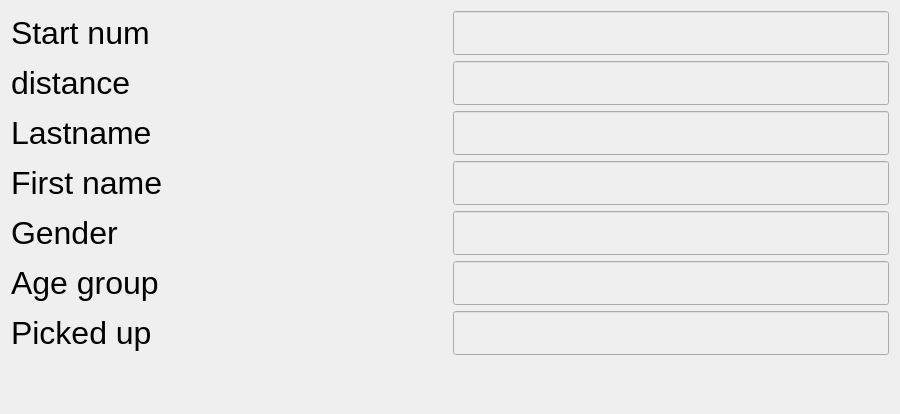
<?xml version="1.0" encoding="UTF-8"?>
<ui version="4.0">
 <class>Form</class>
 <widget class="QWidget" name="Form">
  <property name="windowModality">
   <enum>Qt::WindowModal</enum>
  </property>
  <property name="geometry">
   <rect>
    <x>0</x>
    <y>0</y>
    <width>900</width>
    <height>414</height>
   </rect>
  </property>
  <property name="windowTitle">
   <string>chip controll</string>
  </property>
  <property name="styleSheet">
   <string notr="true"/>
  </property>
  <layout class="QVBoxLayout" name="verticalLayout">
   <property name="sizeConstraint">
    <enum>QLayout::SetDefaultConstraint</enum>
   </property>
   <item>
    <layout class="QGridLayout" name="gridLayout">
     <item row="6" column="0">
      <widget class="QLabel" name="genderLabel">
       <property name="sizePolicy">
        <sizepolicy hsizetype="Expanding" vsizetype="Expanding">
         <horstretch>0</horstretch>
         <verstretch>0</verstretch>
        </sizepolicy>
       </property>
       <property name="font">
        <font>
         <pointsize>24</pointsize>
        </font>
       </property>
       <property name="text">
        <string>Gender</string>
       </property>
      </widget>
     </item>
     <item row="7" column="1">
      <widget class="QLineEdit" name="agegroupLineEdit">
       <property name="enabled">
        <bool>false</bool>
       </property>
       <property name="sizePolicy">
        <sizepolicy hsizetype="Expanding" vsizetype="Expanding">
         <horstretch>0</horstretch>
         <verstretch>0</verstretch>
        </sizepolicy>
       </property>
       <property name="font">
        <font>
         <pointsize>24</pointsize>
        </font>
       </property>
       <property name="styleSheet">
        <string notr="true">color: rgb(0, 0, 0);</string>
       </property>
      </widget>
     </item>
     <item row="0" column="0">
      <widget class="QLabel" name="startNumLabel">
       <property name="sizePolicy">
        <sizepolicy hsizetype="Expanding" vsizetype="Expanding">
         <horstretch>0</horstretch>
         <verstretch>0</verstretch>
        </sizepolicy>
       </property>
       <property name="font">
        <font>
         <pointsize>24</pointsize>
        </font>
       </property>
       <property name="text">
        <string>Start num</string>
       </property>
      </widget>
     </item>
     <item row="3" column="0">
      <widget class="QLabel" name="lastnameLabel">
       <property name="sizePolicy">
        <sizepolicy hsizetype="Expanding" vsizetype="Expanding">
         <horstretch>0</horstretch>
         <verstretch>0</verstretch>
        </sizepolicy>
       </property>
       <property name="font">
        <font>
         <pointsize>24</pointsize>
        </font>
       </property>
       <property name="text">
        <string>Lastname</string>
       </property>
      </widget>
     </item>
     <item row="3" column="1">
      <widget class="QLineEdit" name="lastnameLineEdit">
       <property name="enabled">
        <bool>false</bool>
       </property>
       <property name="sizePolicy">
        <sizepolicy hsizetype="Expanding" vsizetype="Expanding">
         <horstretch>0</horstretch>
         <verstretch>0</verstretch>
        </sizepolicy>
       </property>
       <property name="font">
        <font>
         <pointsize>24</pointsize>
        </font>
       </property>
       <property name="styleSheet">
        <string notr="true">color: rgb(0, 0, 0);</string>
       </property>
      </widget>
     </item>
     <item row="7" column="0">
      <widget class="QLabel" name="agegroupLabel">
       <property name="sizePolicy">
        <sizepolicy hsizetype="Expanding" vsizetype="Expanding">
         <horstretch>0</horstretch>
         <verstretch>0</verstretch>
        </sizepolicy>
       </property>
       <property name="font">
        <font>
         <pointsize>24</pointsize>
        </font>
       </property>
       <property name="text">
        <string>Age group</string>
       </property>
      </widget>
     </item>
     <item row="6" column="1">
      <widget class="QLineEdit" name="genderLineEdit">
       <property name="enabled">
        <bool>false</bool>
       </property>
       <property name="sizePolicy">
        <sizepolicy hsizetype="Expanding" vsizetype="Expanding">
         <horstretch>0</horstretch>
         <verstretch>0</verstretch>
        </sizepolicy>
       </property>
       <property name="font">
        <font>
         <pointsize>24</pointsize>
        </font>
       </property>
       <property name="styleSheet">
        <string notr="true">color: rgb(0, 0, 0);</string>
       </property>
      </widget>
     </item>
     <item row="1" column="0">
      <widget class="QLabel" name="distanceLabel">
       <property name="sizePolicy">
        <sizepolicy hsizetype="Expanding" vsizetype="Expanding">
         <horstretch>0</horstretch>
         <verstretch>0</verstretch>
        </sizepolicy>
       </property>
       <property name="font">
        <font>
         <pointsize>24</pointsize>
        </font>
       </property>
       <property name="text">
        <string>distance</string>
       </property>
      </widget>
     </item>
     <item row="1" column="1">
      <widget class="QLineEdit" name="distanceLineEdit">
       <property name="enabled">
        <bool>false</bool>
       </property>
       <property name="sizePolicy">
        <sizepolicy hsizetype="Expanding" vsizetype="Expanding">
         <horstretch>0</horstretch>
         <verstretch>0</verstretch>
        </sizepolicy>
       </property>
       <property name="font">
        <font>
         <pointsize>24</pointsize>
        </font>
       </property>
       <property name="styleSheet">
        <string notr="true">color: rgb(0, 0, 0);</string>
       </property>
      </widget>
     </item>
     <item row="0" column="1">
      <widget class="QLineEdit" name="startnumLineEdit">
       <property name="enabled">
        <bool>false</bool>
       </property>
       <property name="sizePolicy">
        <sizepolicy hsizetype="Expanding" vsizetype="Expanding">
         <horstretch>0</horstretch>
         <verstretch>0</verstretch>
        </sizepolicy>
       </property>
       <property name="font">
        <font>
         <pointsize>24</pointsize>
        </font>
       </property>
       <property name="styleSheet">
        <string notr="true">color: rgb(0, 0, 0);</string>
       </property>
      </widget>
     </item>
     <item row="8" column="0">
      <widget class="QLabel" name="pickedupLabel">
       <property name="sizePolicy">
        <sizepolicy hsizetype="Expanding" vsizetype="Expanding">
         <horstretch>0</horstretch>
         <verstretch>0</verstretch>
        </sizepolicy>
       </property>
       <property name="font">
        <font>
         <pointsize>24</pointsize>
        </font>
       </property>
       <property name="text">
        <string>Picked up</string>
       </property>
      </widget>
     </item>
     <item row="4" column="1">
      <widget class="QLineEdit" name="firstnameLineEdit">
       <property name="enabled">
        <bool>false</bool>
       </property>
       <property name="sizePolicy">
        <sizepolicy hsizetype="Expanding" vsizetype="Expanding">
         <horstretch>0</horstretch>
         <verstretch>0</verstretch>
        </sizepolicy>
       </property>
       <property name="font">
        <font>
         <pointsize>24</pointsize>
        </font>
       </property>
       <property name="styleSheet">
        <string notr="true">color: rgb(0, 0, 0);</string>
       </property>
      </widget>
     </item>
     <item row="8" column="1">
      <widget class="QLineEdit" name="pickedupLineEdit">
       <property name="enabled">
        <bool>false</bool>
       </property>
       <property name="sizePolicy">
        <sizepolicy hsizetype="Expanding" vsizetype="Expanding">
         <horstretch>0</horstretch>
         <verstretch>0</verstretch>
        </sizepolicy>
       </property>
       <property name="font">
        <font>
         <pointsize>24</pointsize>
        </font>
       </property>
       <property name="styleSheet">
        <string notr="true">color: rgb(0, 0, 0);</string>
       </property>
      </widget>
     </item>
     <item row="4" column="0">
      <widget class="QLabel" name="firstnameLabel">
       <property name="sizePolicy">
        <sizepolicy hsizetype="Expanding" vsizetype="Expanding">
         <horstretch>0</horstretch>
         <verstretch>0</verstretch>
        </sizepolicy>
       </property>
       <property name="font">
        <font>
         <pointsize>24</pointsize>
        </font>
       </property>
       <property name="text">
        <string>First name</string>
       </property>
      </widget>
     </item>
    </layout>
   </item>
   <item>
    <widget class="QLabel" name="statusBar">
     <property name="sizePolicy">
      <sizepolicy hsizetype="Expanding" vsizetype="Expanding">
       <horstretch>0</horstretch>
       <verstretch>0</verstretch>
      </sizepolicy>
     </property>
     <property name="font">
      <font>
       <pointsize>24</pointsize>
      </font>
     </property>
     <property name="text">
      <string/>
     </property>
    </widget>
   </item>
  </layout>
 </widget>
 <resources/>
 <connections/>
</ui>
